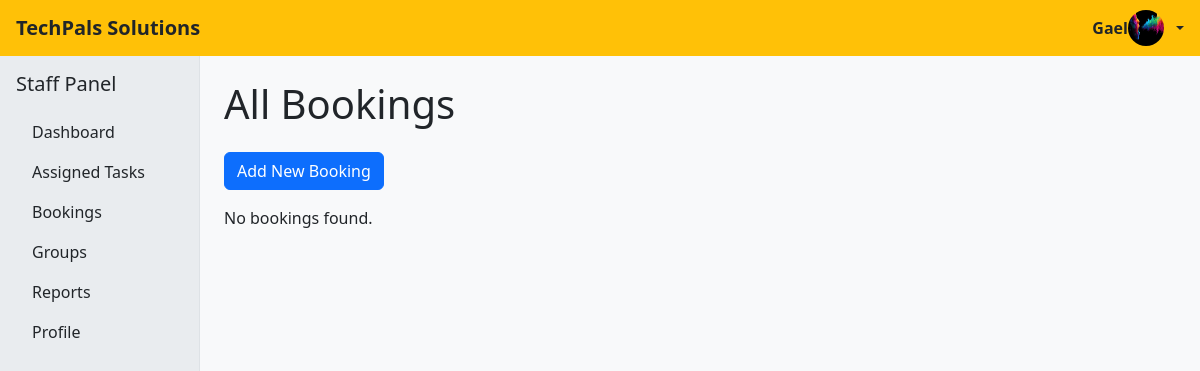
Before: /bookings/ (signed in) with the older database file.
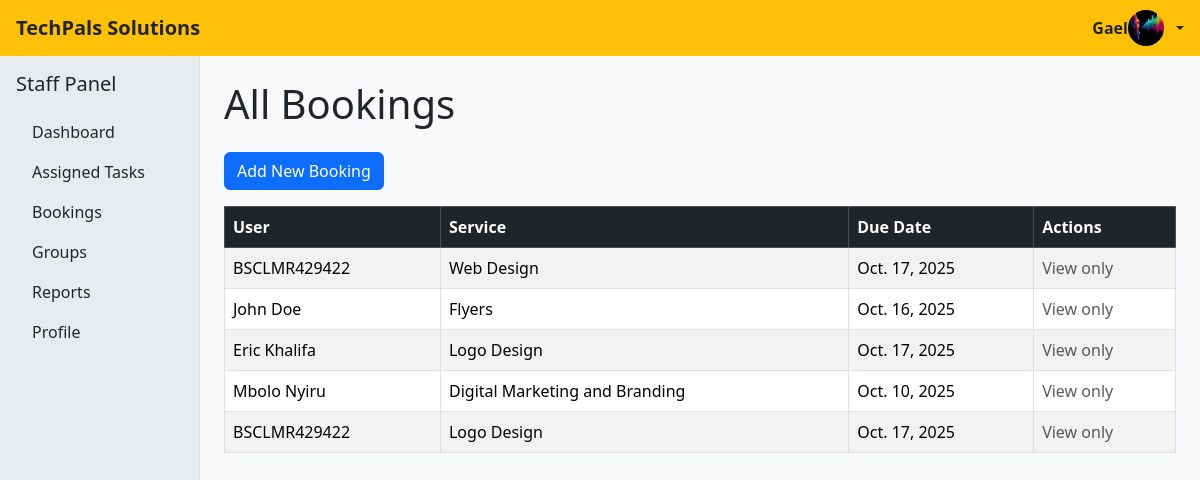
After: the same page with the newer database file.
### TechPalsApp/models.py (models this page shows, shortened)
class Profile(models.Model):
    user = models.OneToOneField(User, on_delete=models.CASCADE)
    image = models.ImageField(upload_to='profile_pics/', default='default.jpg')
    tech_stack = models.CharField(max_length=100, blank=True, null=True)

class Booking(models.Model):
    booking_user = models.ForeignKey(User, on_delete=models.CASCADE, related_name='bookings')
    booking_service = models.ForeignKey('Service', on_delete=models.CASCADE)
    due_date = models.DateField()

class Service(models.Model):
    service_name = models.CharField(max_length=100)
    service_description = models.TextField()
    service_price = models.DecimalField(max_digits=10, decimal_places=2)

### TechPalsApp/views.py (the view)
# urls.py: path('bookings/', views.booking_list, name='booking-list'),
@login_required
def booking_list(request):
    user = request.user
    if user.is_superuser or user.is_staff:
        bookings = Booking.objects.all()
    else:
        bookings = Booking.objects.filter(booking_user=user)
    if user.is_superuser:
        base_template = 'base_admin.html'
    elif user.is_staff:
        base_template = 'base_staff.html'
    else:
        base_template = 'base_user.html'
    return render(request, 'bookings.html', {
        'bookings': bookings,
        'base_template': base_template,
        'user_role': 'admin' if user.is_superuser else 'staff' if user.is_staff else 'user'
    })

### TechPalsApp/templates/bookings.html (shortened to what this page needs)
{% extends base_template %}
{% block content %}
<h1 class="mb-4">All Bookings</h1>
<p>
    <a href="{% url 'make-booking' %}" class="btn btn-primary">
        Add New Booking
    </a>
</p>
{% if bookings %}
    {% if request.user.is_superuser or request.user.is_staff %}
        <div class="table-responsive">
            <table class="table table-bordered table-striped table-hover">
                <thead class="table-dark">
                    <tr>
                        <th>User</th>
                        <th>Service</th>
                        <th>Due Date</th>
                        <th>Actions</th>
                    </tr>
                </thead>
                <tbody>
                    {% for booking in bookings %}
                        <tr>
                            <td>{{ booking.booking_user.username }}</td>
                            <td>{{ booking.booking_service.service_name }}</td>
                            <td>{{ booking.due_date }}</td>
                            <td>
                                {% if request.user.is_superuser %}
                                    <a href="{% url 'update-booking' booking.id %}" class="btn btn-sm btn-warning">Edit</a>
                                    <a href="{% url 'delete-booking' booking.id %}"
                                        class="btn btn-danger btn-sm"
                                        onclick="return confirm('Are you sure you want to delete this booking?');">
                                            Delete
                                    </a>
                                {% else %}
                                    <span class="text-muted">View only</span>
                                {% endif %}
                            </td>
                        </tr>
                    {% endfor %}
                </tbody>
            </table>
        </div>
    {% endif %}
{% else %}
    <p>No bookings found.</p>
{% endif %}
{% endblock %}

### TechPalsApp/templates/base_staff.html (shortened to what this page needs)
{% load static %}
<!DOCTYPE html>
<html lang="en">
<head>
    <link rel="stylesheet" href="https://cdn.jsdelivr.net/npm/bootstrap-icons@1.10.5/font/bootstrap-icons.css">
    <link href="https://cdn.jsdelivr.net/npm/bootstrap@5.3.2/dist/css/bootstrap.min.css" rel="stylesheet" />
    <link href="https://cdn.jsdelivr.net/npm/bootstrap-icons@1.11.1/font/bootstrap-icons.css" rel="stylesheet" />
</head>
<body class="bg-light">
<nav class="navbar navbar-dark bg-warning sticky-top px-3" style="height: 56px;">
    <a class="navbar-brand text-dark" href="#"><strong>TechPals Solutions</strong></a>
    <div class="dropdown ms-auto">
        <a href="#" class="d-flex align-items-center text-dark fw-bolder text-decoration-none dropdown-toggle fw-bolder" id="userDropdown" data-bs-toggle="dropdown" aria-expanded="false">
            {{ request.user.username }}
            <img src="{% if request.user.profile.image %}{{ request.user.profile.image.url }}{% else %}{% static 'default-profile.png' %}{% endif %}"
                alt="Profile Image"
                width="36" height="36"
                class="rounded-circle me-2" />
        </a>
    </div>
</nav>
<nav class="d-none d-md-block bg-body-secondary text-dark p-3 position-fixed vh-100 overflow-auto border-end"
     style="top: 56px; width: 16.6667%; z-index: 1030;">
    <h5 class="mb-3">Staff Panel</h5>
    <ul class="nav flex-column">
        <li class="nav-item"><a class="nav-link text-dark" href="{% url 'staff-dashboard' %}">Dashboard</a></li>
        <li class="nav-item">
            <a class="nav-link text-dark" href="{% url 'task-list' %}">Assigned Tasks</a>
        </li>
        <li class="nav-item"><a class="nav-link text-dark" href="{% url 'booking-list' %}">Bookings</a></li>
        <li class="nav-item">
            <a class="nav-link text-dark" href="{% url 'group-list' %}"> Groups</a>
        </li>
        <li class="nav-item"><a class="nav-link text-dark" href="#">Reports</a></li>
        <li class="nav-item"><a class="nav-link text-dark" href="#">Profile</a></li>
    </ul>
</nav>
<main class="col-md-9 ms-sm-auto col-lg-10 px-md-4 py-4" style="margin-left: 16.6667%;">
    {% block content %}{% endblock %}
</main>
</body>
</html>

Changed rows visible on the page:
added Booking: booking_user.username "BSCLMR429422", booking_service.service_name "Web Design", due_date "Oct. 17, 2025"
added Booking: booking_user.username "John Doe", booking_service.service_name "Flyers", due_date "Oct. 16, 2025"
added Booking: booking_user.username "Eric Khalifa", booking_service.service_name "Logo Design", due_date "Oct. 17, 2025"
added Booking: booking_user.username "Mbolo Nyiru", booking_service.service_name "Digital Marketing and Branding", due_date "Oct. 10, 2025"
added Booking: booking_user.username "BSCLMR429422", booking_service.service_name "Logo Design", due_date "Oct. 17, 2025"
Other visible differences:
text no longer shown: "No bookings found."
text now shown: "User Service Due Date Actions"
